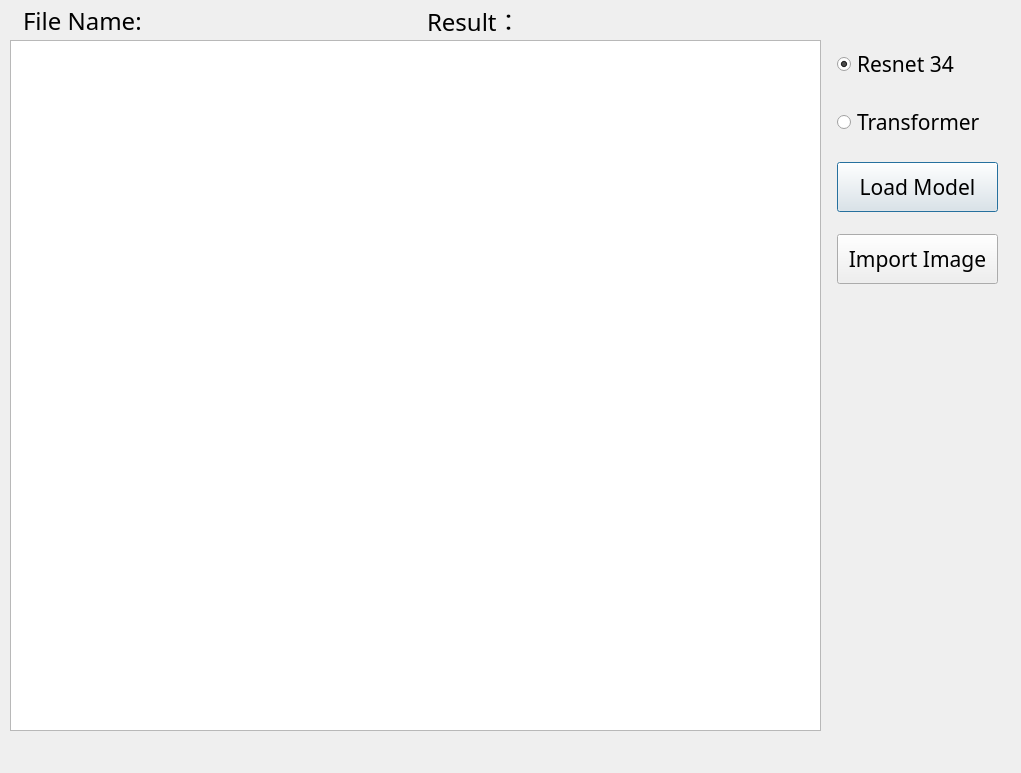
<?xml version="1.0" encoding="UTF-8"?>
<ui version="4.0">
 <class>IrisDlg</class>
 <widget class="QDialog" name="IrisDlg">
  <property name="geometry">
   <rect>
    <x>0</x>
    <y>0</y>
    <width>1021</width>
    <height>773</height>
   </rect>
  </property>
  <property name="windowTitle">
   <string>Iris-Recognition</string>
  </property>
  <widget class="QGraphicsView" name="img_view">
   <property name="geometry">
    <rect>
     <x>10</x>
     <y>40</y>
     <width>811</width>
     <height>691</height>
    </rect>
   </property>
  </widget>
  <widget class="QWidget" name="layoutWidget">
   <property name="geometry">
    <rect>
     <x>23</x>
     <y>0</y>
     <width>801</width>
     <height>41</height>
    </rect>
   </property>
   <layout class="QHBoxLayout" name="horizontalLayout">
    <item>
     <widget class="QLabel" name="label_file_name">
      <property name="font">
       <font>
        <family>微软雅黑</family>
        <pointsize>18</pointsize>
       </font>
      </property>
      <property name="text">
       <string>File Name:</string>
      </property>
     </widget>
    </item>
    <item>
     <widget class="QLabel" name="label_result">
      <property name="font">
       <font>
        <family>微软雅黑</family>
        <pointsize>18</pointsize>
       </font>
      </property>
      <property name="text">
       <string>Result：</string>
      </property>
     </widget>
    </item>
   </layout>
  </widget>
  <widget class="QWidget" name="layoutWidget">
   <property name="geometry">
    <rect>
     <x>837</x>
     <y>30</y>
     <width>161</width>
     <height>271</height>
    </rect>
   </property>
   <layout class="QGridLayout" name="gridLayout">
    <item row="0" column="0">
     <widget class="QRadioButton" name="radioBtn_resnet">
      <property name="font">
       <font>
        <family>微软雅黑</family>
        <pointsize>16</pointsize>
       </font>
      </property>
      <property name="text">
       <string>Resnet 34</string>
      </property>
      <property name="checked">
       <bool>true</bool>
      </property>
     </widget>
    </item>
    <item row="1" column="0">
     <widget class="QRadioButton" name="radioBtn_transformer">
      <property name="font">
       <font>
        <family>微软雅黑</family>
        <pointsize>16</pointsize>
       </font>
      </property>
      <property name="text">
       <string>Transformer</string>
      </property>
     </widget>
    </item>
    <item row="2" column="0">
     <widget class="QPushButton" name="btn_load">
      <property name="minimumSize">
       <size>
        <width>0</width>
        <height>50</height>
       </size>
      </property>
      <property name="font">
       <font>
        <family>微软雅黑</family>
        <pointsize>16</pointsize>
       </font>
      </property>
      <property name="text">
       <string>Load Model</string>
      </property>
     </widget>
    </item>
    <item row="3" column="0">
     <widget class="QPushButton" name="btn_import">
      <property name="minimumSize">
       <size>
        <width>0</width>
        <height>50</height>
       </size>
      </property>
      <property name="font">
       <font>
        <family>微软雅黑</family>
        <pointsize>16</pointsize>
       </font>
      </property>
      <property name="text">
       <string>Import Image</string>
      </property>
     </widget>
    </item>
   </layout>
  </widget>
 </widget>
 <resources/>
 <connections/>
</ui>
